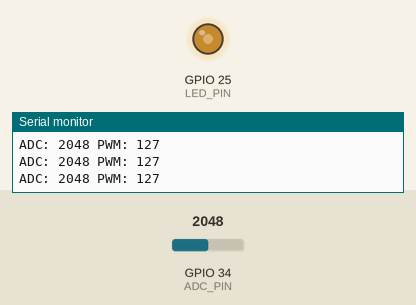
The sketch below on a simulated ESP32. Parts: output pins drawn as LEDs (lit = HIGH), the last lines printed to the serial monitor. Inputs (shaded band) come from the test bench; at power-on: GPIO 34 (ADC_PIN) = 2048 (analog values on the 0–4095 scale).

Above: at 1.2 s.
1.3 s: GPIO 34 (ADC_PIN) set to 2866
At 2.5 s:
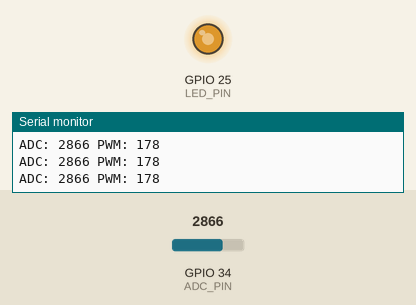
2.8 s: GPIO 34 (ADC_PIN) set to 3603
At 4.0 s:
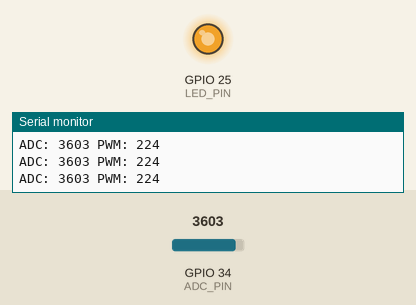
4.3 s: GPIO 34 (ADC_PIN) set to 491
At 5.5 s:
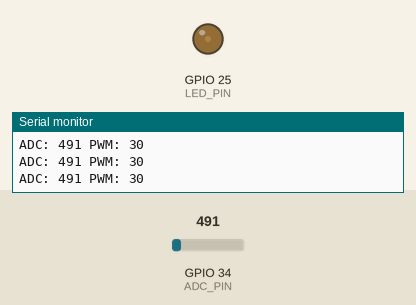
5.8 s: GPIO 34 (ADC_PIN) set to 0
At 6.9 s:
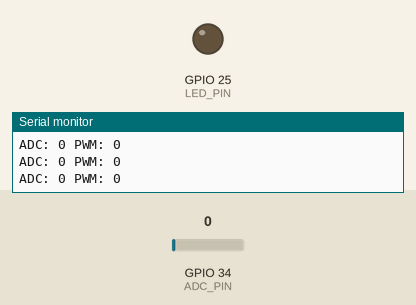
7.3 s: GPIO 34 (ADC_PIN) set to 2047
At 8.3 s:
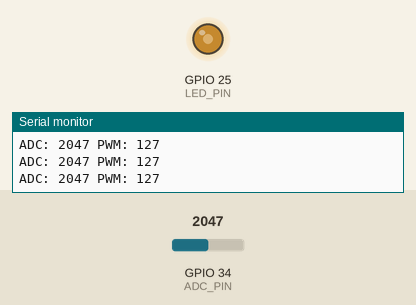
Timing chart, 0 to 9.8 s (numbered marks = the images above; inputs shaded):
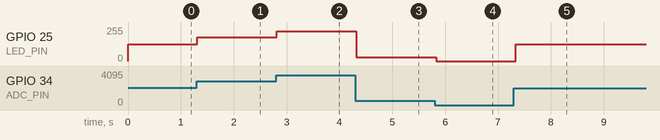

Measured:
- after the input at 1.3 s, GPIO 25 (LED_PIN): 127/255 → 178/255 at once
- after the input at 2.8 s, GPIO 25 (LED_PIN): 178/255 → 224/255 at once
- after the input at 4.3 s, GPIO 25 (LED_PIN): 224/255 → 30/255 at once
- after the input at 5.8 s, GPIO 25 (LED_PIN): 30/255 → 0/255 at once
- after the input at 7.3 s, GPIO 25 (LED_PIN): 0/255 → 127/255 at once

The sketch:

05.ADC.ino
```cpp
//used ESP32-U (ESP32-WROOM-32U)
#define ADC_PIN 34
#define LED_PIN 25

void setup(){
  Serial.begin(115200);

  pinMode(LED_PIN,OUTPUT);

  analogReadResolution(12);
  analogWriteResolution(LED_PIN ,8);
}

void loop(){

  int adcValue = analogRead(ADC_PIN);
  int pwmValue = map(adcValue,0,4095, 0,255);
  analogWrite(LED_PIN, pwmValue);
  Serial.print("ADC: ");
  Serial.print(adcValue);
  Serial.print(" PWM: ");
  Serial.println(pwmValue);

  delay(50);
}
```
